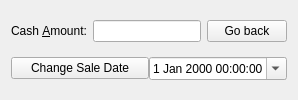
                  <widget class="QWidget" name="page_3">
                   <layout class="QVBoxLayout" name="verticalLayout_4">
                    <item>
                     <layout class="QHBoxLayout" name="horizontalLayout_2">
                      <item>
                       <widget class="QLabel" name="labelCashAmount">
                        <property name="sizePolicy">
                         <sizepolicy hsizetype="Minimum" vsizetype="Minimum">
                          <horstretch>0</horstretch>
                          <verstretch>0</verstretch>
                         </sizepolicy>
                        </property>
                        <property name="maximumSize">
                         <size>
                          <width>500</width>
                          <height>30</height>
                         </size>
                        </property>
                        <property name="text">
                         <string>Cash &amp;Amount:</string>
                        </property>
                        <property name="buddy">
                         <cstring>editAmount</cstring>
                        </property>
                       </widget>
                      </item>
                      <item>
                       <widget class="QLineEdit" name="editAmount">
                        <property name="sizePolicy">
                         <sizepolicy hsizetype="MinimumExpanding" vsizetype="Fixed">
                          <horstretch>0</horstretch>
                          <verstretch>0</verstretch>
                         </sizepolicy>
                        </property>
                        <property name="minimumSize">
                         <size>
                          <width>30</width>
                          <height>0</height>
                         </size>
                        </property>
                        <property name="maximumSize">
                         <size>
                          <width>16777215</width>
                          <height>16777215</height>
                         </size>
                        </property>
                        <property name="inputMask">
                         <string/>
                        </property>
                        <property name="text">
                         <string/>
                        </property>
                        <property name="alignment">
                         <set>Qt::AlignRight|Qt::AlignTrailing|Qt::AlignVCenter</set>
                        </property>
                       </widget>
                      </item>
                      <item>
                       <widget class="QPushButton" name="buttonSearchDone_2">
                        <property name="text">
                         <string>Go back</string>
                        </property>
                       </widget>
                      </item>
                     </layout>
                    </item>
                    <item>
                     <layout class="QHBoxLayout" name="horizontalLayout_9">
                      <property name="spacing">
                       <number>0</number>
                      </property>
                      <property name="leftMargin">
                       <number>0</number>
                      </property>
                      <property name="bottomMargin">
                       <number>0</number>
                      </property>
                      <item>
                       <widget class="QPushButton" name="btnChangeSaleDate">
                        <property name="text">
                         <string>Change Sale Date</string>
                        </property>
                       </widget>
                      </item>
                      <item>
                       <widget class="QDateTimeEdit" name="editTransactionDate">
                        <property name="maximumSize">
                         <size>
                          <width>138</width>
                          <height>16777215</height>
                         </size>
                        </property>
                        <property name="calendarPopup">
                         <bool>true</bool>
                        </property>
                       </widget>
                      </item>
                     </layout>
                    </item>
                   </layout>
                  </widget>
